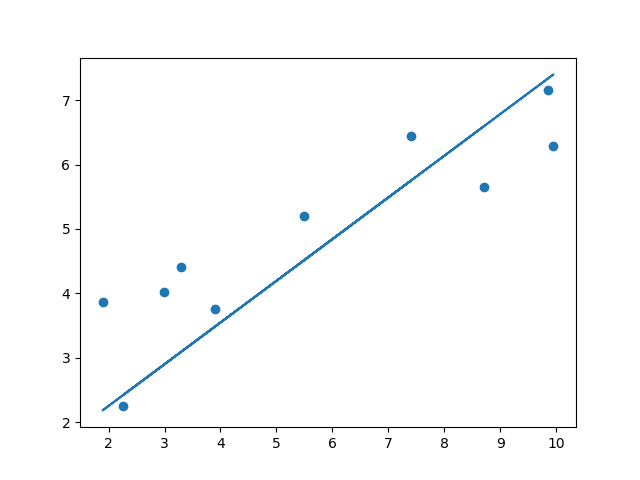

This chart was generated by the following Python code:
import numpy as np
import matplotlib.pyplot as plt
from scipy import stats

learning_rate = 1e-4
iteration = 10000

x = np.array([[8.70153760], [3.90825773], [1.89362433], [3.28730045], 
[7.39333004], [2.98984649], [2.25757240], [9.84450732], [9.94589513], [5.48321616]])
y = np.array([[5.64413093], [3.75876583], [3.87233310], [4.40990425], 
[6.43845020], [4.02827829], [2.26105955], [7.15768995], [6.29097441], [5.19692852]])

def prediction(a, b, x):
    return a * x + b

def update_ab(a, b, x, error, lr):
    delta_a = -(lr * (2 / len(error)) * np.dot(x.T, error))
    delta_b = -(lr * (2 / len(error)) * np.sum(error))
    return delta_a, delta_b

def gradient_descent(x, y, iteration):
    a = np.zeros((1,1))
    b = np.zeros((1,1))
    
    for i in range(iteration):
        error = y - prediction(a, b, x)
        a_delta, b_delta = update_ab(a, b, x, error, lr=learning_rate)
        a -= a_delta
        b -= b_delta
    
    return a, b

def calculate_p_value(x, y, a, b):
    n = len(y)
    
    # 예측 값 계산
    y_pred = prediction(a, b, x)
    
    # 잔차 계산
    residuals = y - y_pred
    
    # 잔차의 분산
    residual_sum_of_squares = np.sum(residuals**2)
    residual_variance = residual_sum_of_squares / (n - 2)
    
    # x의 분산
    x_mean = np.mean(x)
    s_xx = np.sum((x - x_mean) ** 2)
    
    # a와 b의 표준 오차 계산
    se_a = np.sqrt(residual_variance / s_xx)
    se_b = np.sqrt(residual_variance * (1/n + (x_mean ** 2) / s_xx))
    
    # t-값 계산
    t_a = a / se_a
    t_b = b / se_b
    
    # 자유도
    df = n - 2
    
    # p-value 계산 (이중 측정이므로 두 배로 계산)
    p_value_a = 2 * (1 - stats.t.cdf(np.abs(t_a), df))
    p_value_b = 2 * (1 - stats.t.cdf(np.abs(t_b), df))
    
    return p_value_a, p_value_b

def plotting_graph(x, y, a, b):
    y_pred = a[0, 0] * x + b
    plt.scatter(x, y)
    plt.plot(x, y_pred)
    plt.savefig("test.png")

def main():
    a, b = gradient_descent(x, y, iteration)
    p_value_a, p_value_b = calculate_p_value(x, y, a, b)
    
    print(f"a: {a}, b: {b}")
    print(f"p-value for a: {p_value_a}, p-value for b: {p_value_b}")
    
    plotting_graph(x, y, a, b)

main()
